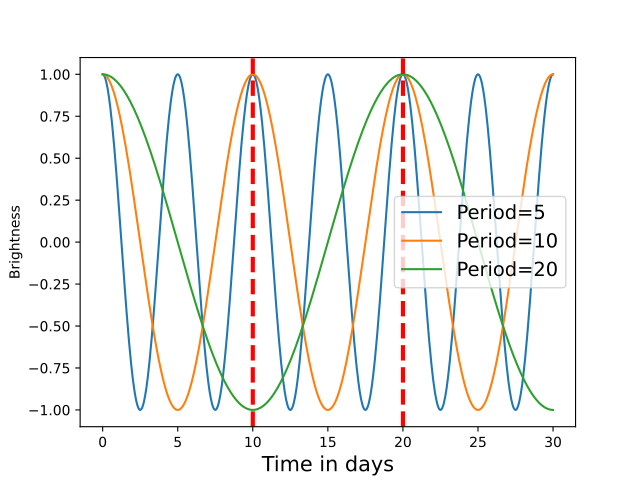

Recreate this plot in Python.
import numpy as np
import matplotlib.pyplot as plt

periods = [5,10,20] # days
t = np.linspace(0,30,1000) # days
offset=10 # days

stars = [np.cos(2*np.pi/periods[i]*t-2*np.pi*offset) for i in range(len(periods))]

for i in range(len(periods)):
    plt.plot(t, stars[i], label=f"Period={periods[i]}")
plt.axvline(offset, color="red", ls="--", lw=3)
plt.axvline(offset+10, color="red", ls="--", lw=3)
plt.xlabel("Time in days", fontsize=15)
plt.ylabel("Brightness")
plt.legend(fontsize=14)
plt.savefig("ASTRO102/lab_cepheids.pdf")
plt.show()
